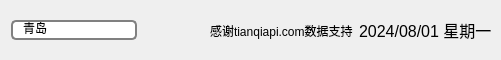
     <widget class="QWidget" name="widget01Search" native="true">
      <widget class="QWidget" name="layoutWidget">
       <property name="geometry">
        <rect>
         <x>11</x>
         <y>10</y>
         <width>481</width>
         <height>41</height>
        </rect>
       </property>
       <layout class="QHBoxLayout" name="horizontalLayout">
        <item>
         <widget class="QLineEdit" name="lineEdit_inputSite">
          <property name="styleSheet">
           <string notr="true"> QLineEdit {
     border: 2px solid gray;
     border-radius: 5px;
     padding: 0 8px;
     background: white;
     selection-background-color: darkgray;
 }</string>
          </property>
          <property name="text">
           <string>青岛</string>
          </property>
         </widget>
        </item>
        <item>
         <widget class="QPushButton" name="button_search">
          <property name="styleSheet">
           <string notr="true">border-radius: 20px;</string>
          </property>
          <property name="text">
           <string/>
          </property>
          <property name="icon">
           <iconset resource="res.qrc">
            <normaloff>:/res/icons/tip/search.png</normaloff>:/res/icons/tip/search.png</iconset>
          </property>
          <property name="iconSize">
           <size>
            <width>30</width>
            <height>30</height>
           </size>
          </property>
         </widget>
        </item>
        <item>
         <spacer name="horizontalSpacer">
          <property name="orientation">
           <enum>Qt::Orientation::Horizontal</enum>
          </property>
          <property name="sizeHint" stdset="0">
           <size>
            <width>10</width>
            <height>20</height>
           </size>
          </property>
         </spacer>
        </item>
        <item>
         <widget class="QLabel" name="label">
          <property name="text">
           <string>感谢tianqiapi.com数据支持</string>
          </property>
         </widget>
        </item>
        <item>
         <widget class="QLabel" name="label_date_day">
          <property name="layoutDirection">
           <enum>Qt::LayoutDirection::LeftToRight</enum>
          </property>
          <property name="text">
           <string>&lt;html&gt;&lt;head/&gt;&lt;body&gt;&lt;p&gt;&lt;span style=&quot; font-size:12pt;&quot;&gt;2024/08/01  星期一&lt;/span&gt;&lt;/p&gt;&lt;/body&gt;&lt;/html&gt;</string>
          </property>
         </widget>
        </item>
       </layout>
      </widget>
     </widget>
